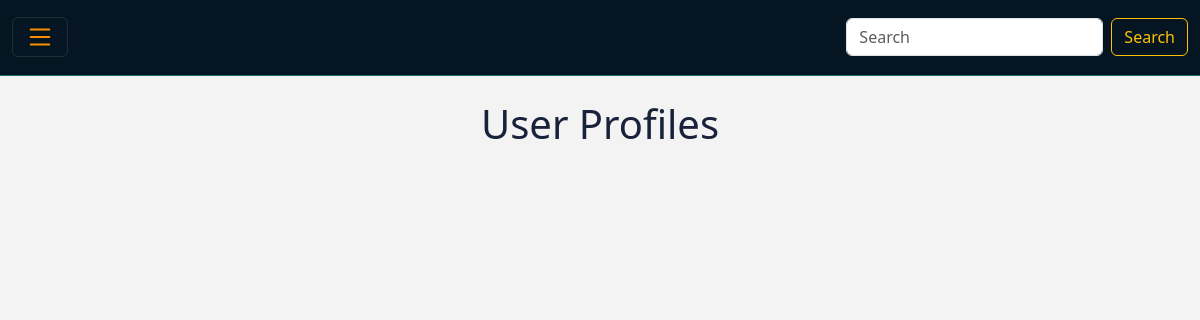
The app's page /practice/, older data.
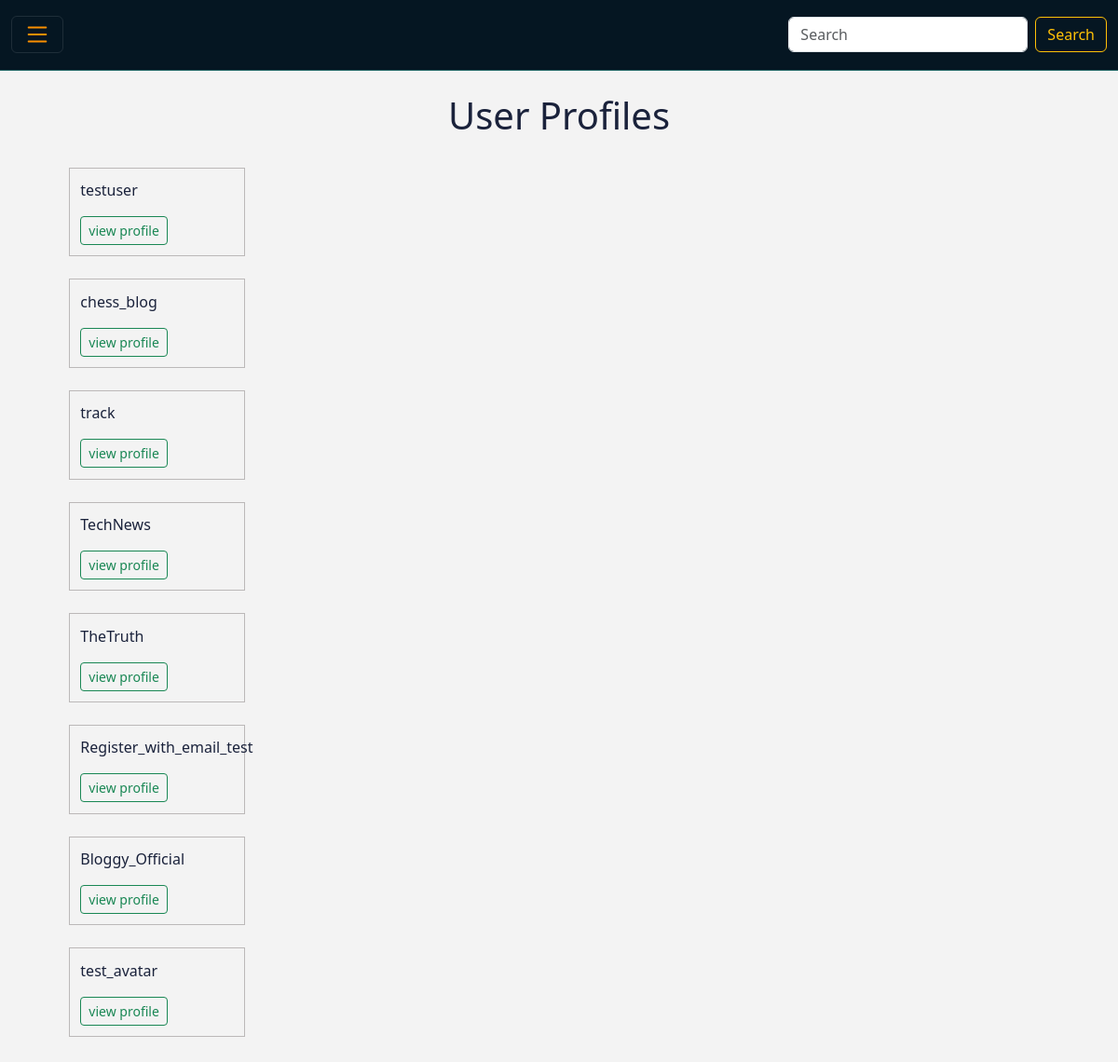
The same page, newer data.
### users/models.py (models this page shows, shortened)
class Profile(models.Model):
    name = models.OneToOneField(User, on_delete=models.CASCADE) # this has the username inside
    bio = models.CharField(max_length=300,blank=True, default="Hey There I'm using Bloggy")
    avatar = models.ImageField(null=True, upload_to="images", default="default.png")
    following = models.ManyToManyField(User,related_name="following", blank=True)
    followers = models.IntegerField(default=0)
    date_created = models.DateField(auto_now=True)

### blogyapp/views.py (the view)
# urls.py: path("practice/",views.practice,name='practice'),
def practice(request):
    profiles = Profile.objects.all()
    context = {"profiles":profiles}
    return render(request , "blogyapp/practice.html" , context)

### blogyapp/context_processors.py (called while the page is built)
def access_profile(request):
    if request.user.is_authenticated:
        access_profiles =Profile.objects.get(name =request.user)
        followings = access_profiles.following.all()#queryset of all the accounts that i follow ...
        my_guys = Profile.objects.filter(name__in = followings)[:4]
        other_users = Profile.objects.exclude(name__in =followings)[:4]
        return {"access_profiles":access_profiles , "my_guys":my_guys , "other_users":other_users }
    else:
        return {}

### blogyapp/templates/blogyapp/practice.html (shortened to what this page needs)
{% extends "blogyapp/base.html" %}
{% load bootstrap5 %}
{% load static %}
{% block content %}
<div class="container">
<br>
 <center><h1>User Profiles </h1></center>
 <br>
 <ul>
 {% for profile in profiles %}
 <div style="border: 1px solid rgb(187, 184, 184); width: 5cm; padding: 0.3cm;" class="profiles">
   <p> {{profile.name}}</p>
   <a href="{% url 'blogyapp:profile_detail' profile.id %}" class="btn btn-outline-success btn-sm" >view profile</a>
 </div>
 <br>
 {% endfor %}
</ul>
</div>
{% endblock content %}

### blogyapp/templates/blogyapp/base.html (shortened to what this page needs)
<!doctype html>
<html lang="en">
<head>
{% load bootstrap5 %}
{% load static %}
{% bootstrap_css %}
<link rel="stylesheet" href="https://cdn.jsdelivr.net/npm/bootstrap-icons@1.8.3/font/bootstrap-icons.css">
<link rel="stylesheet" type="text/css" href="{% static 'blogyapp/css/read.css' %}"/>
</head>
<body>
  <nav class="navbar navbar-dark sticky-top" style="background-color:#051622;  height: 2cm; border-bottom:1px #256967 solid;">
    <div class="container-fluid">
      <div style="color:  rgb(251, 143, 1);" class="navbar-toggler" type="button" data-bs-toggle="offcanvas" data-bs-target="#offcanvasNavbar" aria-controls="offcanvasNavbar">
      </div>
      <div class = "search">
      <form class="d-flex" role="search">
        <input class="form-control me-2" type="search" placeholder="Search" aria-label="Search">
        <button class="btn btn-outline-warning" type="submit">Search</button>
      </form>
    </div>
    </div>
  </nav>
    {% block content %}
    {% endblock content %}
</body>
</html>

### blogyapp/static/blogyapp/css/read.css (style rules this page uses)
body { background-color: rgb(243, 243, 243); color: #1A223B; }
@media screen and (min-width:776px) { .search { display: inline-block; } }

Row changes from the older to the newer data that the page shows:
added Profile: name "testuser"
added Profile: name "chess_blog"
added Profile: name "track"
added Profile: name "TechNews"
added Profile: name "TheTruth"
added Profile: name "Register_with_email_test"
added Profile: name "Bloggy_Official"
added Profile: name "test_avatar"
